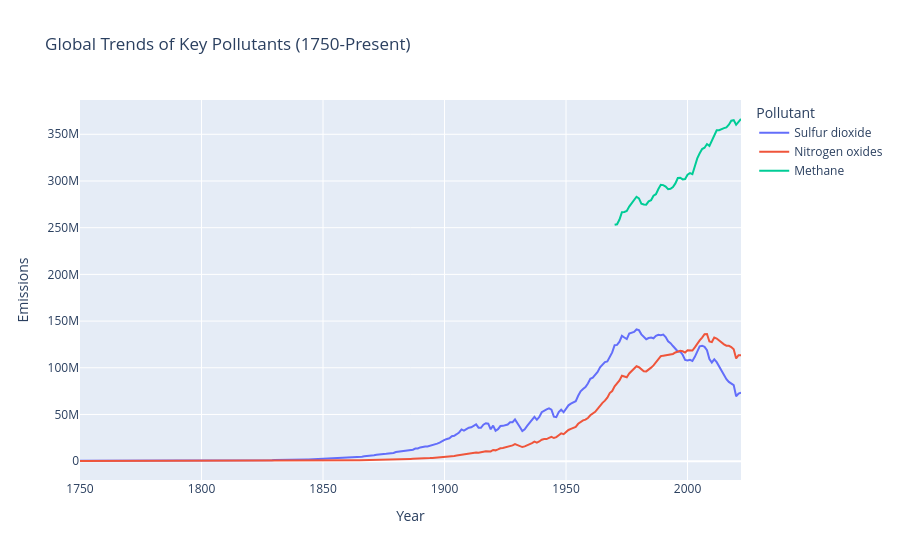

The notebook cell saved with this chart:
### Code cell
pollutants = ['Sulfur dioxide', 'Nitrogen oxides', 'Methane']
fig_line = px.line(df_world, x='Year', y=pollutants, 
                  title='Global Trends of Key Pollutants (1750-Present)',
                  labels={'value': 'Emissions', 'variable': 'Pollutant'})
fig_line.show()
# save
save_fig(fig_line, 'global_trends')

### Figure 1 — Plotly figure (JSON) as saved in the notebook; plotly's stock layout.template omitted (floating-point values rounded to 4 significant figures; data arrays with more than 128 entries replaced by an {"elided": "..."} marker saying what was removed)
{"data": [{"hovertemplate": "Pollutant=Sulfur dioxide<br>Year=%{x}<br>Emissions=%{y}<extra></extra>", "legendgroup": "Sulfur dioxide", "line": {"color": "#636efa", "dash": "solid"}, "marker": {"symbol": "circle"}, "mode": "lines", "name": "Sulfur dioxide", "orientation": "v", "showlegend": true, "type": "scatter", "x": {"elided": "273 int values"}, "xaxis": "x", "y": {"elided": "273 float values"}, "yaxis": "y"}, {"hovertemplate": "Pollutant=Nitrogen oxides<br>Year=%{x}<br>Emissions=%{y}<extra></extra>", "legendgroup": "Nitrogen oxides", "line": {"color": "#EF553B", "dash": "solid"}, "marker": {"symbol": "circle"}, "mode": "lines", "name": "Nitrogen oxides", "orientation": "v", "showlegend": true, "type": "scatter", "x": {"elided": "273 int values"}, "xaxis": "x", "y": {"elided": "273 float values"}, "yaxis": "y"}, {"hovertemplate": "Pollutant=Methane<br>Year=%{x}<br>Emissions=%{y}<extra></extra>", "legendgroup": "Methane", "line": {"color": "#00cc96", "dash": "solid"}, "marker": {"symbol": "circle"}, "mode": "lines", "name": "Methane", "orientation": "v", "showlegend": true, "type": "scatter", "x": {"elided": "273 int values"}, "xaxis": "x", "y": {"elided": "273 float values"}, "yaxis": "y"}], "layout": {"legend": {"title": {"text": "Pollutant"}, "tracegroupgap": 0}, "title": {"text": "Global Trends of Key Pollutants (1750-Present)"}, "xaxis": {"anchor": "y", "domain": [0, 1], "title": {"text": "Year"}}, "yaxis": {"anchor": "x", "domain": [0, 1], "title": {"text": "Emissions"}}}}
